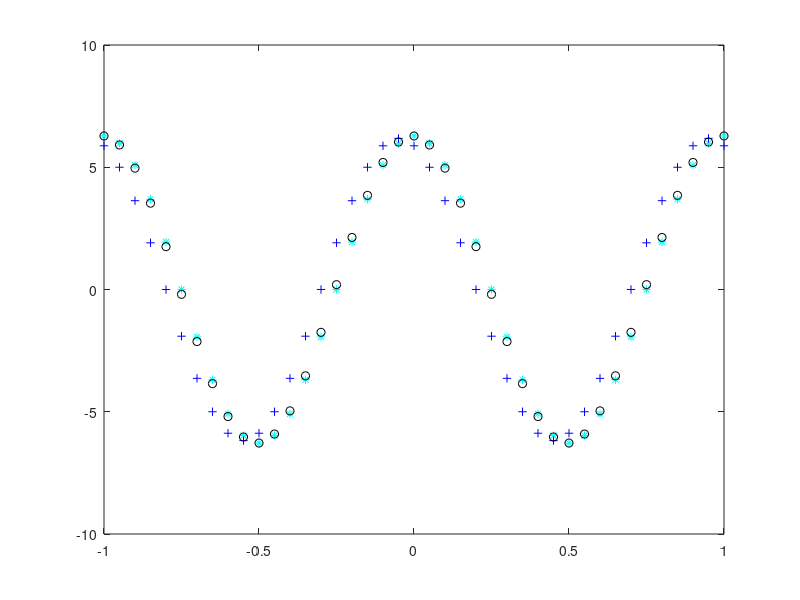

The MATLAB script that drew this image: (Note: this script raises an error after producing the figure.)
x = (-1):0.05:1;
y = 2*pi*cos(2*pi*x);
figure,plot(x,y,'c*');
a  = (sin(2*pi*(x+0.1)) - sin(2*pi*x))/0.1;
b  = (sin(2*pi*(x+0.01)) - sin(2*pi*x))/0.01;
c  = (sin(2*pi*(x+0.001)) - sin(2*pi*x))/0.001;
d  = (sin(2*pi*(x+0.0001)) - sin(2*pi*x))/0.0001;
hold on
plot(x,a,'b+');
plot(x,b,'ko');
plot(x,c,'rX');
plot(x,d,'gs');
legend('basic','0.1','0.01','0.001','0.0001');
title('prob2');
xlabel('x');
ylabel('2\picos(2\pix)');
hold off
